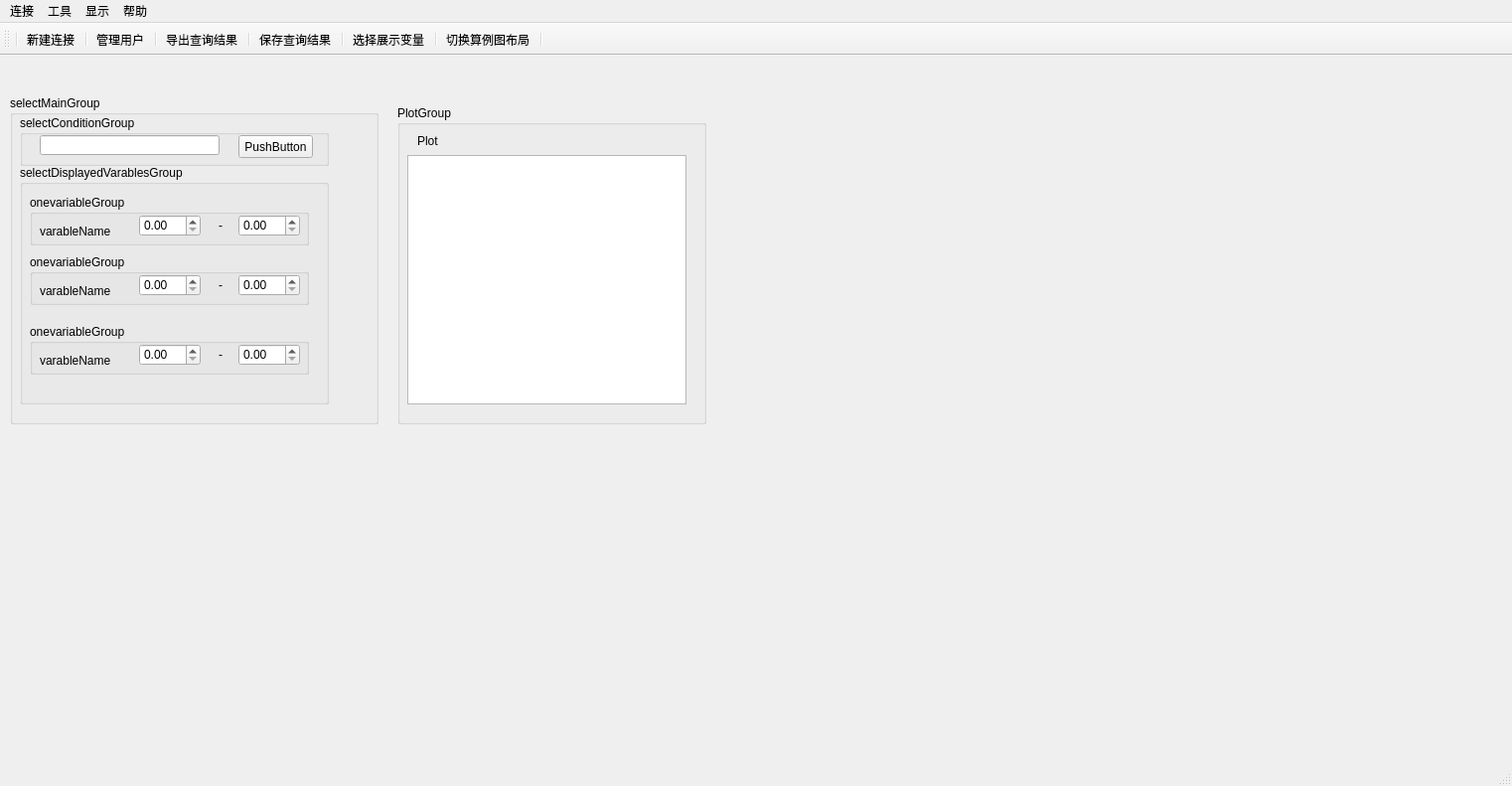
<?xml version="1.0" encoding="UTF-8"?>
<ui version="4.0">
 <class>MainWindow</class>
 <widget class="QMainWindow" name="MainWindow">
  <property name="geometry">
   <rect>
    <x>0</x>
    <y>0</y>
    <width>1522</width>
    <height>791</height>
   </rect>
  </property>
  <property name="windowTitle">
   <string>MainWindow</string>
  </property>
  <widget class="QWidget" name="centralWidget">
   <widget class="QGroupBox" name="groupBox">
    <property name="geometry">
     <rect>
      <x>10</x>
      <y>40</y>
      <width>371</width>
      <height>331</height>
     </rect>
    </property>
    <property name="title">
     <string>selectMainGroup</string>
    </property>
    <widget class="QGroupBox" name="groupBox_2">
     <property name="geometry">
      <rect>
       <x>10</x>
       <y>20</y>
       <width>311</width>
       <height>51</height>
      </rect>
     </property>
     <property name="title">
      <string>selectConditionGroup</string>
     </property>
     <widget class="QPushButton" name="pushButton">
      <property name="geometry">
       <rect>
        <x>220</x>
        <y>20</y>
        <width>75</width>
        <height>23</height>
       </rect>
      </property>
      <property name="text">
       <string>PushButton</string>
      </property>
     </widget>
     <widget class="QLineEdit" name="lineEdit">
      <property name="geometry">
       <rect>
        <x>20</x>
        <y>20</y>
        <width>181</width>
        <height>20</height>
       </rect>
      </property>
     </widget>
    </widget>
    <widget class="QGroupBox" name="groupBox_3">
     <property name="geometry">
      <rect>
       <x>10</x>
       <y>70</y>
       <width>311</width>
       <height>241</height>
      </rect>
     </property>
     <property name="title">
      <string>selectDisplayedVarablesGroup</string>
     </property>
     <widget class="QGroupBox" name="groupBox_4">
      <property name="geometry">
       <rect>
        <x>10</x>
        <y>30</y>
        <width>281</width>
        <height>51</height>
       </rect>
      </property>
      <property name="title">
       <string>onevariableGroup</string>
      </property>
      <widget class="QLabel" name="label">
       <property name="geometry">
        <rect>
         <x>10</x>
         <y>26</y>
         <width>71</width>
         <height>21</height>
        </rect>
       </property>
       <property name="text">
        <string>varableName</string>
       </property>
      </widget>
      <widget class="QDoubleSpinBox" name="doubleSpinBox">
       <property name="geometry">
        <rect>
         <x>110</x>
         <y>20</y>
         <width>62</width>
         <height>22</height>
        </rect>
       </property>
      </widget>
      <widget class="QDoubleSpinBox" name="doubleSpinBox_2">
       <property name="geometry">
        <rect>
         <x>210</x>
         <y>20</y>
         <width>62</width>
         <height>22</height>
        </rect>
       </property>
      </widget>
      <widget class="QLabel" name="label_2">
       <property name="geometry">
        <rect>
         <x>50</x>
         <y>50</y>
         <width>71</width>
         <height>21</height>
        </rect>
       </property>
       <property name="text">
        <string>varableName</string>
       </property>
      </widget>
      <widget class="QLabel" name="label_3">
       <property name="geometry">
        <rect>
         <x>190</x>
         <y>20</y>
         <width>21</width>
         <height>21</height>
        </rect>
       </property>
       <property name="text">
        <string>-</string>
       </property>
      </widget>
     </widget>
     <widget class="QGroupBox" name="groupBox_5">
      <property name="geometry">
       <rect>
        <x>10</x>
        <y>90</y>
        <width>281</width>
        <height>51</height>
       </rect>
      </property>
      <property name="title">
       <string>onevariableGroup</string>
      </property>
      <widget class="QLabel" name="label_7">
       <property name="geometry">
        <rect>
         <x>10</x>
         <y>26</y>
         <width>71</width>
         <height>21</height>
        </rect>
       </property>
       <property name="text">
        <string>varableName</string>
       </property>
      </widget>
      <widget class="QDoubleSpinBox" name="doubleSpinBox_5">
       <property name="geometry">
        <rect>
         <x>110</x>
         <y>20</y>
         <width>62</width>
         <height>22</height>
        </rect>
       </property>
      </widget>
      <widget class="QDoubleSpinBox" name="doubleSpinBox_6">
       <property name="geometry">
        <rect>
         <x>210</x>
         <y>20</y>
         <width>62</width>
         <height>22</height>
        </rect>
       </property>
      </widget>
      <widget class="QLabel" name="label_8">
       <property name="geometry">
        <rect>
         <x>50</x>
         <y>50</y>
         <width>71</width>
         <height>21</height>
        </rect>
       </property>
       <property name="text">
        <string>varableName</string>
       </property>
      </widget>
      <widget class="QLabel" name="label_9">
       <property name="geometry">
        <rect>
         <x>190</x>
         <y>20</y>
         <width>21</width>
         <height>21</height>
        </rect>
       </property>
       <property name="text">
        <string>-</string>
       </property>
      </widget>
     </widget>
     <widget class="QGroupBox" name="groupBox_6">
      <property name="geometry">
       <rect>
        <x>10</x>
        <y>160</y>
        <width>281</width>
        <height>51</height>
       </rect>
      </property>
      <property name="title">
       <string>onevariableGroup</string>
      </property>
      <widget class="QLabel" name="label_10">
       <property name="geometry">
        <rect>
         <x>10</x>
         <y>26</y>
         <width>71</width>
         <height>21</height>
        </rect>
       </property>
       <property name="text">
        <string>varableName</string>
       </property>
      </widget>
      <widget class="QDoubleSpinBox" name="doubleSpinBox_7">
       <property name="geometry">
        <rect>
         <x>110</x>
         <y>20</y>
         <width>62</width>
         <height>22</height>
        </rect>
       </property>
      </widget>
      <widget class="QDoubleSpinBox" name="doubleSpinBox_8">
       <property name="geometry">
        <rect>
         <x>210</x>
         <y>20</y>
         <width>62</width>
         <height>22</height>
        </rect>
       </property>
      </widget>
      <widget class="QLabel" name="label_11">
       <property name="geometry">
        <rect>
         <x>50</x>
         <y>50</y>
         <width>71</width>
         <height>21</height>
        </rect>
       </property>
       <property name="text">
        <string>varableName</string>
       </property>
      </widget>
      <widget class="QLabel" name="label_12">
       <property name="geometry">
        <rect>
         <x>190</x>
         <y>20</y>
         <width>21</width>
         <height>21</height>
        </rect>
       </property>
       <property name="text">
        <string>-</string>
       </property>
      </widget>
     </widget>
    </widget>
   </widget>
   <widget class="QGroupBox" name="groupBox_7">
    <property name="geometry">
     <rect>
      <x>400</x>
      <y>50</y>
      <width>311</width>
      <height>321</height>
     </rect>
    </property>
    <property name="title">
     <string>PlotGroup</string>
    </property>
    <widget class="QTextBrowser" name="textBrowser">
     <property name="geometry">
      <rect>
       <x>10</x>
       <y>50</y>
       <width>281</width>
       <height>251</height>
      </rect>
     </property>
    </widget>
    <widget class="QLabel" name="label_13">
     <property name="geometry">
      <rect>
       <x>20</x>
       <y>30</y>
       <width>54</width>
       <height>12</height>
      </rect>
     </property>
     <property name="text">
      <string>Plot</string>
     </property>
    </widget>
   </widget>
  </widget>
  <widget class="QMenuBar" name="menuBar">
   <property name="geometry">
    <rect>
     <x>0</x>
     <y>0</y>
     <width>1522</width>
     <height>26</height>
    </rect>
   </property>
   <widget class="QMenu" name="connectMenu">
    <property name="title">
     <string>连接</string>
    </property>
    <addaction name="actiondisplayUser"/>
    <addaction name="actionnewConnect"/>
    <addaction name="actionmanageUser"/>
   </widget>
   <widget class="QMenu" name="diaplayMenu">
    <property name="title">
     <string>工具</string>
    </property>
    <addaction name="actionsaveResult"/>
    <addaction name="actionexportResult"/>
    <addaction name="actionshowCalExample"/>
   </widget>
   <widget class="QMenu" name="toolMenu">
    <property name="title">
     <string>显示</string>
    </property>
    <addaction name="actionswitchPlotLayout"/>
    <addaction name="actionchoseDisplayedVaraables"/>
   </widget>
   <widget class="QMenu" name="helpMenu">
    <property name="title">
     <string>帮助</string>
    </property>
    <addaction name="actionshowHelpDoc"/>
   </widget>
   <addaction name="connectMenu"/>
   <addaction name="diaplayMenu"/>
   <addaction name="toolMenu"/>
   <addaction name="helpMenu"/>
  </widget>
  <widget class="QToolBar" name="mainToolBar">
   <property name="iconSize">
    <size>
     <width>50</width>
     <height>60</height>
    </size>
   </property>
   <attribute name="toolBarArea">
    <enum>TopToolBarArea</enum>
   </attribute>
   <attribute name="toolBarBreak">
    <bool>false</bool>
   </attribute>
   <addaction name="separator"/>
   <addaction name="actionnewConnect"/>
   <addaction name="separator"/>
   <addaction name="actionmanageUser"/>
   <addaction name="separator"/>
   <addaction name="actionexportResult"/>
   <addaction name="separator"/>
   <addaction name="actionsaveResult"/>
   <addaction name="separator"/>
   <addaction name="actionchoseDisplayedVaraables"/>
   <addaction name="separator"/>
   <addaction name="actionswitchPlotLayout"/>
   <addaction name="separator"/>
  </widget>
  <widget class="QStatusBar" name="statusBar"/>
  <action name="actionsaveResult">
   <property name="icon">
    <iconset resource="resource.qrc">
     <normaloff>:/icons/保存到本地.png</normaloff>:/icons/保存到本地.png</iconset>
   </property>
   <property name="text">
    <string>保存查询结果</string>
   </property>
  </action>
  <action name="actionexportResult">
   <property name="icon">
    <iconset resource="resource.qrc">
     <normaloff>:/icons/导出任务.png</normaloff>:/icons/导出任务.png</iconset>
   </property>
   <property name="text">
    <string>导出查询结果</string>
   </property>
  </action>
  <action name="actionshowCalExample">
   <property name="icon">
    <iconset resource="resource.qrc">
     <normaloff>:/icons/文件展示.png</normaloff>:/icons/文件展示.png</iconset>
   </property>
   <property name="text">
    <string>展示算例信息</string>
   </property>
  </action>
  <action name="actionnewConnect">
   <property name="icon">
    <iconset resource="resource.qrc">
     <normaloff>:/icons/连接流.png</normaloff>:/icons/连接流.png</iconset>
   </property>
   <property name="text">
    <string>新建连接</string>
   </property>
  </action>
  <action name="actiondisplayUser">
   <property name="icon">
    <iconset resource="resource.qrc">
     <normaloff>:/icons/用户信息.png</normaloff>:/icons/用户信息.png</iconset>
   </property>
   <property name="text">
    <string>展示用户信息</string>
   </property>
  </action>
  <action name="actionmanageUser">
   <property name="icon">
    <iconset resource="resource.qrc">
     <normaloff>:/icons/用户.png</normaloff>:/icons/用户.png</iconset>
   </property>
   <property name="text">
    <string>管理用户</string>
   </property>
  </action>
  <action name="actionswitchPlotLayout">
   <property name="icon">
    <iconset resource="resource.qrc">
     <normaloff>:/icons/切换.png</normaloff>:/icons/切换.png</iconset>
   </property>
   <property name="text">
    <string>切换算例图布局</string>
   </property>
  </action>
  <action name="actionchoseDisplayedVaraables">
   <property name="icon">
    <iconset resource="resource.qrc">
     <normaloff>:/icons/选择项目.png</normaloff>:/icons/选择项目.png</iconset>
   </property>
   <property name="text">
    <string>选择展示变量</string>
   </property>
  </action>
  <action name="actionshowHelpDoc">
   <property name="icon">
    <iconset resource="resource.qrc">
     <normaloff>:/icons/帮助.png</normaloff>:/icons/帮助.png</iconset>
   </property>
   <property name="text">
    <string>帮助文档</string>
   </property>
  </action>
 </widget>
 <layoutdefault spacing="6" margin="11"/>
 <resources>
  <include location="resource.qrc"/>
 </resources>
 <connections/>
</ui>
